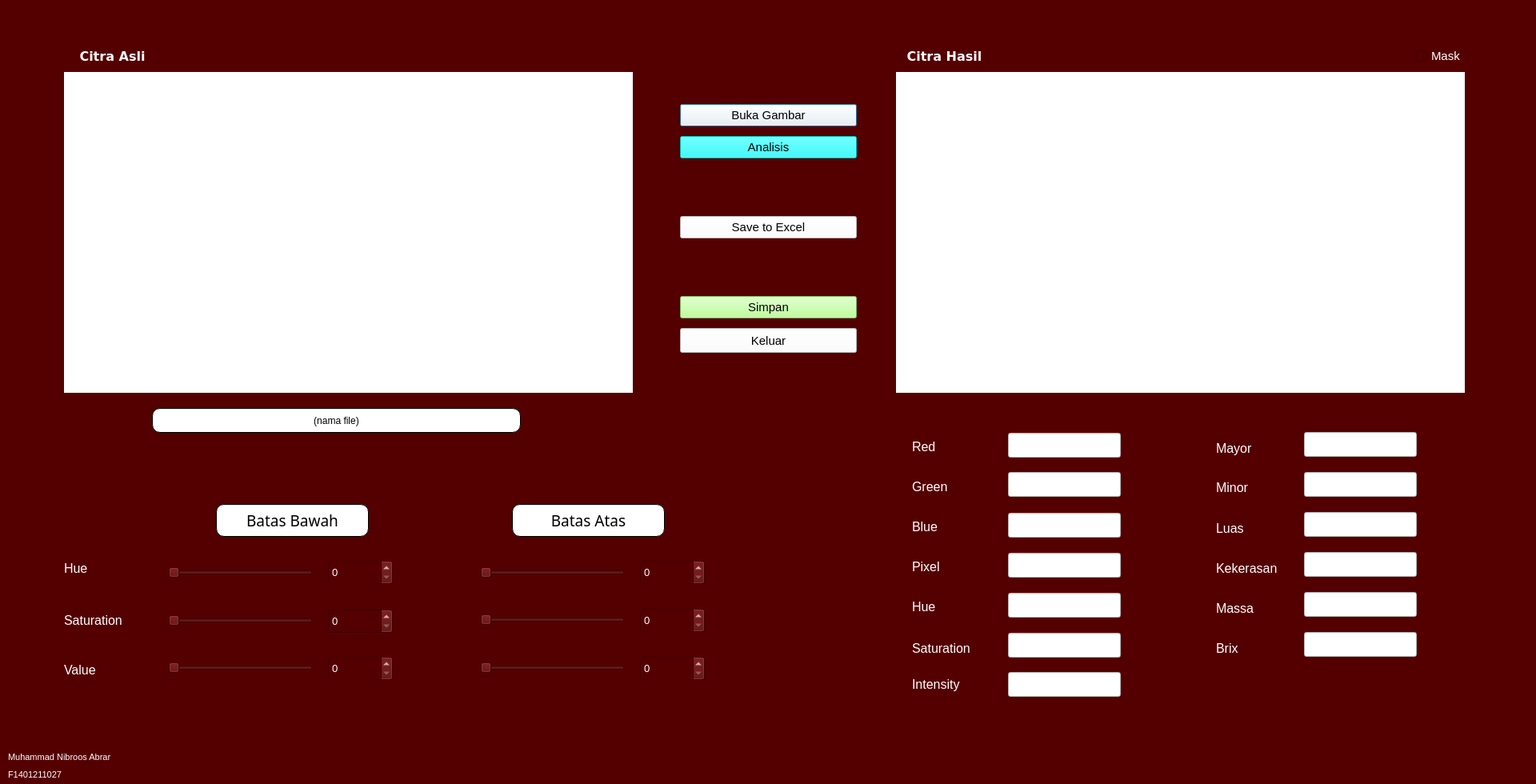
<?xml version="1.0" encoding="UTF-8"?>
<ui version="4.0">
 <class>Dialog</class>
 <widget class="QDialog" name="Dialog">
  <property name="geometry">
   <rect>
    <x>0</x>
    <y>0</y>
    <width>1920</width>
    <height>980</height>
   </rect>
  </property>
  <property name="windowTitle">
   <string>Dialog</string>
  </property>
  <property name="styleSheet">
   <string notr="true">background-color: rgb(85, 0, 0);</string>
  </property>
  <widget class="QLabel" name="label_4">
   <property name="geometry">
    <rect>
     <x>80</x>
     <y>60</y>
     <width>121</width>
     <height>20</height>
    </rect>
   </property>
   <property name="font">
    <font>
     <family>Verdana</family>
     <pointsize>12</pointsize>
     <weight>75</weight>
     <italic>false</italic>
     <bold>true</bold>
    </font>
   </property>
   <property name="styleSheet">
    <string notr="true">color: rgb(255, 255, 255);

</string>
   </property>
   <property name="text">
    <string>Citra Asli</string>
   </property>
   <property name="alignment">
    <set>Qt::AlignCenter</set>
   </property>
  </widget>
  <widget class="QPushButton" name="buka">
   <property name="geometry">
    <rect>
     <x>850</x>
     <y>130</y>
     <width>221</width>
     <height>28</height>
    </rect>
   </property>
   <property name="font">
    <font>
     <pointsize>11</pointsize>
    </font>
   </property>
   <property name="styleSheet">
    <string notr="true">background-color: rgb(255, 255, 255);</string>
   </property>
   <property name="text">
    <string>Buka Gambar</string>
   </property>
  </widget>
  <widget class="QLabel" name="label_6">
   <property name="geometry">
    <rect>
     <x>1120</x>
     <y>60</y>
     <width>121</width>
     <height>20</height>
    </rect>
   </property>
   <property name="font">
    <font>
     <family>Verdana</family>
     <pointsize>12</pointsize>
     <weight>75</weight>
     <bold>true</bold>
    </font>
   </property>
   <property name="styleSheet">
    <string notr="true">color: rgb(255, 255, 255);

</string>
   </property>
   <property name="text">
    <string>Citra Hasil</string>
   </property>
   <property name="alignment">
    <set>Qt::AlignCenter</set>
   </property>
  </widget>
  <widget class="QPushButton" name="analisis">
   <property name="geometry">
    <rect>
     <x>850</x>
     <y>170</y>
     <width>221</width>
     <height>28</height>
    </rect>
   </property>
   <property name="font">
    <font>
     <pointsize>11</pointsize>
    </font>
   </property>
   <property name="styleSheet">
    <string notr="true">background-color: rgb(0, 255, 255);</string>
   </property>
   <property name="text">
    <string>Analisis</string>
   </property>
  </widget>
  <widget class="QPushButton" name="simpan">
   <property name="geometry">
    <rect>
     <x>850</x>
     <y>370</y>
     <width>221</width>
     <height>28</height>
    </rect>
   </property>
   <property name="font">
    <font>
     <pointsize>11</pointsize>
    </font>
   </property>
   <property name="styleSheet">
    <string notr="true">background-color: rgb(255, 255, 255);
background-color: rgb(170, 255, 127);</string>
   </property>
   <property name="text">
    <string>Simpan</string>
   </property>
  </widget>
  <widget class="QLabel" name="nama_file">
   <property name="geometry">
    <rect>
     <x>190</x>
     <y>510</y>
     <width>461</width>
     <height>31</height>
    </rect>
   </property>
   <property name="styleSheet">
    <string notr="true">
background-color: rgb(255, 255, 255);
border-top-left-radius : 10px;
border-top-right-radius : 10px; 
border-bottom-left-radius : 10px; 
border-bottom-right-radius : 10px;
border: 1px solid black
</string>
   </property>
   <property name="text">
    <string>(nama file)</string>
   </property>
   <property name="alignment">
    <set>Qt::AlignCenter</set>
   </property>
  </widget>
  <widget class="QSlider" name="hmin">
   <property name="geometry">
    <rect>
     <x>210</x>
     <y>700</y>
     <width>181</width>
     <height>31</height>
    </rect>
   </property>
   <property name="orientation">
    <enum>Qt::Horizontal</enum>
   </property>
  </widget>
  <widget class="QSlider" name="smin">
   <property name="geometry">
    <rect>
     <x>210</x>
     <y>760</y>
     <width>181</width>
     <height>31</height>
    </rect>
   </property>
   <property name="orientation">
    <enum>Qt::Horizontal</enum>
   </property>
  </widget>
  <widget class="QSlider" name="vmin">
   <property name="geometry">
    <rect>
     <x>210</x>
     <y>819</y>
     <width>181</width>
     <height>31</height>
    </rect>
   </property>
   <property name="orientation">
    <enum>Qt::Horizontal</enum>
   </property>
  </widget>
  <widget class="QSpinBox" name="hmin_spin">
   <property name="geometry">
    <rect>
     <x>410</x>
     <y>700</y>
     <width>81</width>
     <height>31</height>
    </rect>
   </property>
   <property name="font">
    <font>
     <pointsize>10</pointsize>
    </font>
   </property>
   <property name="styleSheet">
    <string notr="true">color: rgb(255, 255, 255);</string>
   </property>
   <property name="maximum">
    <number>255</number>
   </property>
  </widget>
  <widget class="QSpinBox" name="smin_spin">
   <property name="geometry">
    <rect>
     <x>410</x>
     <y>761</y>
     <width>81</width>
     <height>31</height>
    </rect>
   </property>
   <property name="font">
    <font>
     <pointsize>10</pointsize>
    </font>
   </property>
   <property name="styleSheet">
    <string notr="true">color: rgb(255, 255, 255);</string>
   </property>
   <property name="maximum">
    <number>255</number>
   </property>
  </widget>
  <widget class="QSpinBox" name="vmin_spin">
   <property name="geometry">
    <rect>
     <x>410</x>
     <y>820</y>
     <width>81</width>
     <height>31</height>
    </rect>
   </property>
   <property name="font">
    <font>
     <pointsize>10</pointsize>
    </font>
   </property>
   <property name="styleSheet">
    <string notr="true">color: rgb(255, 255, 255);</string>
   </property>
   <property name="maximum">
    <number>255</number>
   </property>
  </widget>
  <widget class="QSlider" name="vmax">
   <property name="geometry">
    <rect>
     <x>600</x>
     <y>819</y>
     <width>181</width>
     <height>31</height>
    </rect>
   </property>
   <property name="orientation">
    <enum>Qt::Horizontal</enum>
   </property>
  </widget>
  <widget class="QSlider" name="hmax">
   <property name="geometry">
    <rect>
     <x>600</x>
     <y>700</y>
     <width>181</width>
     <height>31</height>
    </rect>
   </property>
   <property name="orientation">
    <enum>Qt::Horizontal</enum>
   </property>
  </widget>
  <widget class="QSlider" name="smax">
   <property name="geometry">
    <rect>
     <x>600</x>
     <y>759</y>
     <width>181</width>
     <height>31</height>
    </rect>
   </property>
   <property name="orientation">
    <enum>Qt::Horizontal</enum>
   </property>
  </widget>
  <widget class="QLabel" name="label_8">
   <property name="geometry">
    <rect>
     <x>80</x>
     <y>700</y>
     <width>41</width>
     <height>20</height>
    </rect>
   </property>
   <property name="font">
    <font>
     <pointsize>12</pointsize>
    </font>
   </property>
   <property name="styleSheet">
    <string notr="true">color: rgb(255, 255, 255);</string>
   </property>
   <property name="text">
    <string>Hue</string>
   </property>
   <property name="alignment">
    <set>Qt::AlignLeading|Qt::AlignLeft|Qt::AlignVCenter</set>
   </property>
  </widget>
  <widget class="QLabel" name="label_9">
   <property name="geometry">
    <rect>
     <x>80</x>
     <y>760</y>
     <width>101</width>
     <height>31</height>
    </rect>
   </property>
   <property name="font">
    <font>
     <pointsize>12</pointsize>
    </font>
   </property>
   <property name="styleSheet">
    <string notr="true">color: rgb(255, 255, 255);</string>
   </property>
   <property name="text">
    <string>Saturation</string>
   </property>
   <property name="alignment">
    <set>Qt::AlignLeading|Qt::AlignLeft|Qt::AlignVCenter</set>
   </property>
  </widget>
  <widget class="QLabel" name="label_10">
   <property name="geometry">
    <rect>
     <x>80</x>
     <y>829</y>
     <width>51</width>
     <height>16</height>
    </rect>
   </property>
   <property name="font">
    <font>
     <pointsize>12</pointsize>
    </font>
   </property>
   <property name="styleSheet">
    <string notr="true">color: rgb(255, 255, 255);</string>
   </property>
   <property name="text">
    <string>Value</string>
   </property>
   <property name="alignment">
    <set>Qt::AlignLeading|Qt::AlignLeft|Qt::AlignVCenter</set>
   </property>
  </widget>
  <widget class="QLabel" name="label_11">
   <property name="geometry">
    <rect>
     <x>270</x>
     <y>630</y>
     <width>191</width>
     <height>41</height>
    </rect>
   </property>
   <property name="font">
    <font>
     <family>Rockwell</family>
     <pointsize>14</pointsize>
    </font>
   </property>
   <property name="styleSheet">
    <string notr="true">background-color: rgba(255, 255, 255);
border-top-left-radius : 10px;
border-top-right-radius : 10px; 
border-bottom-left-radius : 10px; 
border-bottom-right-radius : 10px;
border: 1px solid black

</string>
   </property>
   <property name="text">
    <string>Batas Bawah</string>
   </property>
   <property name="alignment">
    <set>Qt::AlignCenter</set>
   </property>
  </widget>
  <widget class="QLabel" name="label_12">
   <property name="geometry">
    <rect>
     <x>640</x>
     <y>630</y>
     <width>191</width>
     <height>41</height>
    </rect>
   </property>
   <property name="font">
    <font>
     <family>Rockwell</family>
     <pointsize>14</pointsize>
    </font>
   </property>
   <property name="styleSheet">
    <string notr="true">background-color: rgba(255, 255, 255);
border-top-left-radius : 10px;
border-top-right-radius : 10px; 
border-bottom-left-radius : 10px; 
border-bottom-right-radius : 10px;
border: 1px solid black

</string>
   </property>
   <property name="text">
    <string>Batas Atas</string>
   </property>
   <property name="alignment">
    <set>Qt::AlignCenter</set>
   </property>
  </widget>
  <widget class="QLineEdit" name="red_val">
   <property name="geometry">
    <rect>
     <x>1260</x>
     <y>541</y>
     <width>141</width>
     <height>31</height>
    </rect>
   </property>
   <property name="font">
    <font>
     <pointsize>10</pointsize>
    </font>
   </property>
   <property name="styleSheet">
    <string notr="true">background-color: rgb(255, 255, 255);</string>
   </property>
  </widget>
  <widget class="QLineEdit" name="green_val">
   <property name="geometry">
    <rect>
     <x>1260</x>
     <y>590</y>
     <width>141</width>
     <height>31</height>
    </rect>
   </property>
   <property name="font">
    <font>
     <pointsize>10</pointsize>
    </font>
   </property>
   <property name="styleSheet">
    <string notr="true">background-color: rgb(255, 255, 255);</string>
   </property>
  </widget>
  <widget class="QLineEdit" name="blue_val">
   <property name="geometry">
    <rect>
     <x>1260</x>
     <y>641</y>
     <width>141</width>
     <height>31</height>
    </rect>
   </property>
   <property name="font">
    <font>
     <pointsize>10</pointsize>
    </font>
   </property>
   <property name="styleSheet">
    <string notr="true">background-color: rgb(255, 255, 255);</string>
   </property>
  </widget>
  <widget class="QLineEdit" name="hue_val">
   <property name="geometry">
    <rect>
     <x>1260</x>
     <y>741</y>
     <width>141</width>
     <height>31</height>
    </rect>
   </property>
   <property name="font">
    <font>
     <pointsize>10</pointsize>
    </font>
   </property>
   <property name="styleSheet">
    <string notr="true">background-color: rgb(255, 255, 255);</string>
   </property>
  </widget>
  <widget class="QLineEdit" name="intens_val">
   <property name="geometry">
    <rect>
     <x>1260</x>
     <y>840</y>
     <width>141</width>
     <height>31</height>
    </rect>
   </property>
   <property name="font">
    <font>
     <pointsize>10</pointsize>
    </font>
   </property>
   <property name="styleSheet">
    <string notr="true">background-color: rgb(255, 255, 255);</string>
   </property>
  </widget>
  <widget class="QLineEdit" name="sat_val">
   <property name="geometry">
    <rect>
     <x>1260</x>
     <y>791</y>
     <width>141</width>
     <height>31</height>
    </rect>
   </property>
   <property name="font">
    <font>
     <pointsize>10</pointsize>
    </font>
   </property>
   <property name="styleSheet">
    <string notr="true">background-color: rgb(255, 255, 255);</string>
   </property>
  </widget>
  <widget class="QLabel" name="red">
   <property name="geometry">
    <rect>
     <x>1140</x>
     <y>550</y>
     <width>41</width>
     <height>16</height>
    </rect>
   </property>
   <property name="font">
    <font>
     <pointsize>12</pointsize>
    </font>
   </property>
   <property name="styleSheet">
    <string notr="true">color: rgb(255, 255, 255);</string>
   </property>
   <property name="text">
    <string>Red</string>
   </property>
   <property name="alignment">
    <set>Qt::AlignLeading|Qt::AlignLeft|Qt::AlignVCenter</set>
   </property>
  </widget>
  <widget class="QLabel" name="green">
   <property name="geometry">
    <rect>
     <x>1140</x>
     <y>600</y>
     <width>61</width>
     <height>16</height>
    </rect>
   </property>
   <property name="font">
    <font>
     <pointsize>12</pointsize>
    </font>
   </property>
   <property name="styleSheet">
    <string notr="true">color: rgb(255, 255, 255);</string>
   </property>
   <property name="text">
    <string>Green</string>
   </property>
   <property name="alignment">
    <set>Qt::AlignLeading|Qt::AlignLeft|Qt::AlignVCenter</set>
   </property>
  </widget>
  <widget class="QLabel" name="blue">
   <property name="geometry">
    <rect>
     <x>1140</x>
     <y>650</y>
     <width>50</width>
     <height>16</height>
    </rect>
   </property>
   <property name="font">
    <font>
     <pointsize>12</pointsize>
    </font>
   </property>
   <property name="styleSheet">
    <string notr="true">color: rgb(255, 255, 255);</string>
   </property>
   <property name="text">
    <string>Blue</string>
   </property>
   <property name="alignment">
    <set>Qt::AlignLeading|Qt::AlignLeft|Qt::AlignVCenter</set>
   </property>
  </widget>
  <widget class="QLabel" name="hue_analys">
   <property name="geometry">
    <rect>
     <x>1140</x>
     <y>750</y>
     <width>41</width>
     <height>16</height>
    </rect>
   </property>
   <property name="font">
    <font>
     <pointsize>12</pointsize>
    </font>
   </property>
   <property name="styleSheet">
    <string notr="true">color: rgb(255, 255, 255);</string>
   </property>
   <property name="text">
    <string>Hue</string>
   </property>
   <property name="alignment">
    <set>Qt::AlignLeading|Qt::AlignLeft|Qt::AlignVCenter</set>
   </property>
  </widget>
  <widget class="QLabel" name="intens">
   <property name="geometry">
    <rect>
     <x>1140</x>
     <y>840</y>
     <width>81</width>
     <height>31</height>
    </rect>
   </property>
   <property name="font">
    <font>
     <pointsize>12</pointsize>
    </font>
   </property>
   <property name="styleSheet">
    <string notr="true">color: rgb(255, 255, 255);</string>
   </property>
   <property name="text">
    <string>Intensity</string>
   </property>
   <property name="alignment">
    <set>Qt::AlignLeading|Qt::AlignLeft|Qt::AlignVCenter</set>
   </property>
  </widget>
  <widget class="QLabel" name="sat_analys">
   <property name="geometry">
    <rect>
     <x>1140</x>
     <y>800</y>
     <width>91</width>
     <height>20</height>
    </rect>
   </property>
   <property name="font">
    <font>
     <pointsize>12</pointsize>
    </font>
   </property>
   <property name="styleSheet">
    <string notr="true">color: rgb(255, 255, 255);</string>
   </property>
   <property name="text">
    <string>Saturation</string>
   </property>
   <property name="alignment">
    <set>Qt::AlignLeading|Qt::AlignLeft|Qt::AlignVCenter</set>
   </property>
  </widget>
  <widget class="QLineEdit" name="pixel_val">
   <property name="geometry">
    <rect>
     <x>1260</x>
     <y>691</y>
     <width>141</width>
     <height>31</height>
    </rect>
   </property>
   <property name="font">
    <font>
     <pointsize>10</pointsize>
    </font>
   </property>
   <property name="styleSheet">
    <string notr="true">background-color: rgb(255, 255, 255);</string>
   </property>
  </widget>
  <widget class="QLabel" name="pixel">
   <property name="geometry">
    <rect>
     <x>1140</x>
     <y>700</y>
     <width>50</width>
     <height>16</height>
    </rect>
   </property>
   <property name="font">
    <font>
     <pointsize>12</pointsize>
    </font>
   </property>
   <property name="styleSheet">
    <string notr="true">color: rgb(255, 255, 255);</string>
   </property>
   <property name="text">
    <string>Pixel</string>
   </property>
   <property name="alignment">
    <set>Qt::AlignLeading|Qt::AlignLeft|Qt::AlignVCenter</set>
   </property>
  </widget>
  <widget class="QLabel" name="mayor">
   <property name="geometry">
    <rect>
     <x>1520</x>
     <y>550</y>
     <width>61</width>
     <height>21</height>
    </rect>
   </property>
   <property name="font">
    <font>
     <pointsize>12</pointsize>
    </font>
   </property>
   <property name="styleSheet">
    <string notr="true">color: rgb(255, 255, 255);</string>
   </property>
   <property name="text">
    <string>Mayor</string>
   </property>
   <property name="alignment">
    <set>Qt::AlignLeading|Qt::AlignLeft|Qt::AlignVCenter</set>
   </property>
  </widget>
  <widget class="QLineEdit" name="mayor_val">
   <property name="geometry">
    <rect>
     <x>1630</x>
     <y>540</y>
     <width>141</width>
     <height>31</height>
    </rect>
   </property>
   <property name="font">
    <font>
     <pointsize>10</pointsize>
    </font>
   </property>
   <property name="styleSheet">
    <string notr="true">background-color: rgb(255, 255, 255);</string>
   </property>
  </widget>
  <widget class="QLabel" name="minor">
   <property name="geometry">
    <rect>
     <x>1520</x>
     <y>599</y>
     <width>61</width>
     <height>21</height>
    </rect>
   </property>
   <property name="font">
    <font>
     <pointsize>12</pointsize>
    </font>
   </property>
   <property name="styleSheet">
    <string notr="true">color: rgb(255, 255, 255);</string>
   </property>
   <property name="text">
    <string>Minor</string>
   </property>
   <property name="alignment">
    <set>Qt::AlignLeading|Qt::AlignLeft|Qt::AlignVCenter</set>
   </property>
  </widget>
  <widget class="QLineEdit" name="minor_val">
   <property name="geometry">
    <rect>
     <x>1630</x>
     <y>590</y>
     <width>141</width>
     <height>31</height>
    </rect>
   </property>
   <property name="font">
    <font>
     <pointsize>10</pointsize>
    </font>
   </property>
   <property name="styleSheet">
    <string notr="true">background-color: rgb(255, 255, 255);</string>
   </property>
  </widget>
  <widget class="QLabel" name="luas">
   <property name="geometry">
    <rect>
     <x>1520</x>
     <y>650</y>
     <width>61</width>
     <height>21</height>
    </rect>
   </property>
   <property name="font">
    <font>
     <pointsize>12</pointsize>
    </font>
   </property>
   <property name="styleSheet">
    <string notr="true">color: rgb(255, 255, 255);</string>
   </property>
   <property name="text">
    <string>Luas</string>
   </property>
   <property name="alignment">
    <set>Qt::AlignLeading|Qt::AlignLeft|Qt::AlignVCenter</set>
   </property>
  </widget>
  <widget class="QLineEdit" name="luas_val">
   <property name="geometry">
    <rect>
     <x>1630</x>
     <y>640</y>
     <width>141</width>
     <height>31</height>
    </rect>
   </property>
   <property name="font">
    <font>
     <pointsize>10</pointsize>
    </font>
   </property>
   <property name="styleSheet">
    <string notr="true">background-color: rgb(255, 255, 255);</string>
   </property>
   <property name="text">
    <string/>
   </property>
  </widget>
  <widget class="QLabel" name="kekerasan">
   <property name="geometry">
    <rect>
     <x>1520</x>
     <y>700</y>
     <width>101</width>
     <height>21</height>
    </rect>
   </property>
   <property name="font">
    <font>
     <pointsize>12</pointsize>
    </font>
   </property>
   <property name="styleSheet">
    <string notr="true">color: rgb(255, 255, 255);</string>
   </property>
   <property name="text">
    <string>Kekerasan</string>
   </property>
   <property name="alignment">
    <set>Qt::AlignLeading|Qt::AlignLeft|Qt::AlignVCenter</set>
   </property>
  </widget>
  <widget class="QLineEdit" name="kekerasan_val">
   <property name="geometry">
    <rect>
     <x>1630</x>
     <y>690</y>
     <width>141</width>
     <height>31</height>
    </rect>
   </property>
   <property name="font">
    <font>
     <pointsize>10</pointsize>
    </font>
   </property>
   <property name="styleSheet">
    <string notr="true">background-color: rgb(255, 255, 255);</string>
   </property>
  </widget>
  <widget class="QLabel" name="brix">
   <property name="geometry">
    <rect>
     <x>1520</x>
     <y>800</y>
     <width>41</width>
     <height>21</height>
    </rect>
   </property>
   <property name="font">
    <font>
     <pointsize>12</pointsize>
    </font>
   </property>
   <property name="styleSheet">
    <string notr="true">color: rgb(255, 255, 255);</string>
   </property>
   <property name="text">
    <string>Brix</string>
   </property>
   <property name="alignment">
    <set>Qt::AlignLeading|Qt::AlignLeft|Qt::AlignVCenter</set>
   </property>
  </widget>
  <widget class="QLabel" name="massa">
   <property name="geometry">
    <rect>
     <x>1520</x>
     <y>750</y>
     <width>61</width>
     <height>21</height>
    </rect>
   </property>
   <property name="font">
    <font>
     <pointsize>12</pointsize>
    </font>
   </property>
   <property name="styleSheet">
    <string notr="true">color: rgb(255, 255, 255);</string>
   </property>
   <property name="text">
    <string>Massa</string>
   </property>
   <property name="alignment">
    <set>Qt::AlignLeading|Qt::AlignLeft|Qt::AlignVCenter</set>
   </property>
  </widget>
  <widget class="QLineEdit" name="massa_val">
   <property name="geometry">
    <rect>
     <x>1630</x>
     <y>740</y>
     <width>141</width>
     <height>31</height>
    </rect>
   </property>
   <property name="font">
    <font>
     <pointsize>10</pointsize>
    </font>
   </property>
   <property name="styleSheet">
    <string notr="true">background-color: rgb(255, 255, 255);</string>
   </property>
  </widget>
  <widget class="QLineEdit" name="brix_val">
   <property name="geometry">
    <rect>
     <x>1630</x>
     <y>790</y>
     <width>141</width>
     <height>31</height>
    </rect>
   </property>
   <property name="font">
    <font>
     <pointsize>10</pointsize>
    </font>
   </property>
   <property name="styleSheet">
    <string notr="true">background-color: rgb(255, 255, 255);</string>
   </property>
  </widget>
  <widget class="QPushButton" name="keluar">
   <property name="geometry">
    <rect>
     <x>850</x>
     <y>410</y>
     <width>221</width>
     <height>31</height>
    </rect>
   </property>
   <property name="font">
    <font>
     <pointsize>11</pointsize>
    </font>
   </property>
   <property name="styleSheet">
    <string notr="true">background-color: rgb(255, 255, 255);</string>
   </property>
   <property name="text">
    <string>Keluar</string>
   </property>
  </widget>
  <widget class="QLabel" name="label">
   <property name="geometry">
    <rect>
     <x>10</x>
     <y>936</y>
     <width>211</width>
     <height>20</height>
    </rect>
   </property>
   <property name="font">
    <font>
     <pointsize>8</pointsize>
    </font>
   </property>
   <property name="styleSheet">
    <string notr="true">color: rgb(255, 255, 255);</string>
   </property>
   <property name="text">
    <string>Muhammad Nibroos Abrar</string>
   </property>
  </widget>
  <widget class="QLabel" name="label_2">
   <property name="geometry">
    <rect>
     <x>10</x>
     <y>960</y>
     <width>181</width>
     <height>16</height>
    </rect>
   </property>
   <property name="font">
    <font>
     <pointsize>8</pointsize>
    </font>
   </property>
   <property name="styleSheet">
    <string notr="true">color: rgb(255, 255, 255);</string>
   </property>
   <property name="text">
    <string>F1401211027</string>
   </property>
  </widget>
  <widget class="QLabel" name="asal">
   <property name="geometry">
    <rect>
     <x>80</x>
     <y>90</y>
     <width>711</width>
     <height>401</height>
    </rect>
   </property>
   <property name="styleSheet">
    <string notr="true">background-color: rgb(255, 255, 255);</string>
   </property>
   <property name="text">
    <string/>
   </property>
  </widget>
  <widget class="QLabel" name="hasil">
   <property name="geometry">
    <rect>
     <x>1120</x>
     <y>90</y>
     <width>711</width>
     <height>401</height>
    </rect>
   </property>
   <property name="styleSheet">
    <string notr="true">background-color: rgb(255, 255, 255);</string>
   </property>
   <property name="text">
    <string/>
   </property>
  </widget>
  <widget class="QSpinBox" name="hmax_spin">
   <property name="geometry">
    <rect>
     <x>800</x>
     <y>700</y>
     <width>81</width>
     <height>31</height>
    </rect>
   </property>
   <property name="font">
    <font>
     <pointsize>10</pointsize>
    </font>
   </property>
   <property name="styleSheet">
    <string notr="true">color: rgb(255, 255, 255);</string>
   </property>
   <property name="maximum">
    <number>255</number>
   </property>
  </widget>
  <widget class="QSpinBox" name="vmax_spin">
   <property name="geometry">
    <rect>
     <x>800</x>
     <y>820</y>
     <width>81</width>
     <height>31</height>
    </rect>
   </property>
   <property name="font">
    <font>
     <pointsize>10</pointsize>
    </font>
   </property>
   <property name="styleSheet">
    <string notr="true">color: rgb(255, 255, 255);</string>
   </property>
   <property name="maximum">
    <number>255</number>
   </property>
  </widget>
  <widget class="QSpinBox" name="smax_spin">
   <property name="geometry">
    <rect>
     <x>800</x>
     <y>760</y>
     <width>81</width>
     <height>31</height>
    </rect>
   </property>
   <property name="font">
    <font>
     <pointsize>10</pointsize>
    </font>
   </property>
   <property name="styleSheet">
    <string notr="true">color: rgb(255, 255, 255);</string>
   </property>
   <property name="maximum">
    <number>255</number>
   </property>
  </widget>
  <widget class="QCheckBox" name="mask_check">
   <property name="geometry">
    <rect>
     <x>1770</x>
     <y>60</y>
     <width>71</width>
     <height>20</height>
    </rect>
   </property>
   <property name="font">
    <font>
     <pointsize>11</pointsize>
    </font>
   </property>
   <property name="layoutDirection">
    <enum>Qt::LeftToRight</enum>
   </property>
   <property name="styleSheet">
    <string notr="true">color: rgb(255, 255, 255);</string>
   </property>
   <property name="text">
    <string>Mask</string>
   </property>
   <property name="checked">
    <bool>false</bool>
   </property>
   <property name="autoRepeat">
    <bool>false</bool>
   </property>
  </widget>
  <widget class="QPushButton" name="excel">
   <property name="geometry">
    <rect>
     <x>850</x>
     <y>270</y>
     <width>221</width>
     <height>28</height>
    </rect>
   </property>
   <property name="font">
    <font>
     <pointsize>11</pointsize>
    </font>
   </property>
   <property name="styleSheet">
    <string notr="true">background-color: rgb(255, 255, 255);</string>
   </property>
   <property name="text">
    <string>Save to Excel</string>
   </property>
  </widget>
 </widget>
 <resources/>
 <connections/>
</ui>
